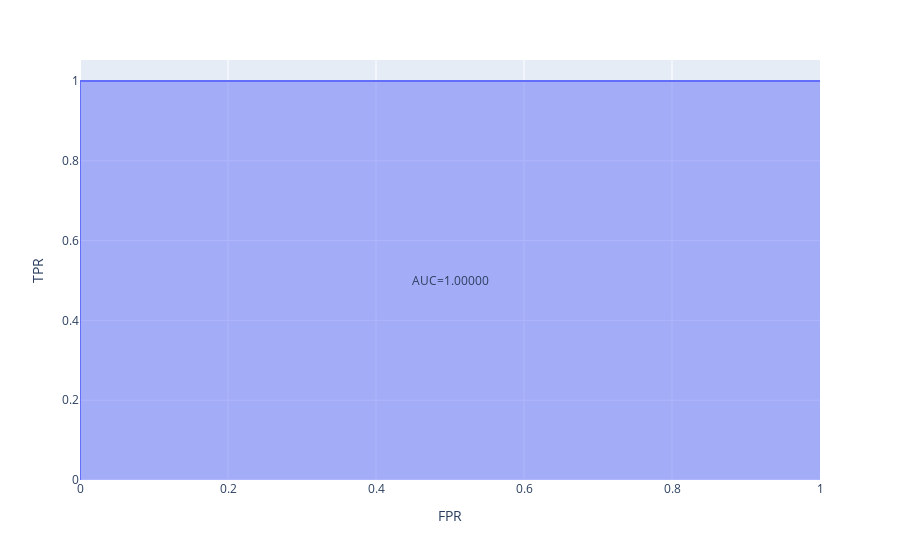

Write notebook code for a chart like this one.
### Code cell
final_model = get_final_model()

### Figure 1 — Plotly figure (JSON) as saved in the notebook; plotly's stock layout.template omitted (floating-point values rounded to 4 significant figures)
{"data": [{"customdata": [[null], [1], [1.0], [3.39e-05]], "fillpattern": {"shape": ""}, "hovertemplate": "FPR=%{x}<br>TPR=%{y}<br>Thresholds=%{customdata[0]}<extra></extra>", "legendgroup": "", "line": {"color": "#636efa"}, "marker": {"symbol": "circle"}, "mode": "lines", "name": "", "orientation": "v", "showlegend": false, "stackgroup": "1", "type": "scatter", "x": [0, 0, 0, 1], "xaxis": "x", "y": [0, 0.75, 1, 1], "yaxis": "y"}], "layout": {"annotations": [{"showarrow": false, "text": "AUC=1.00000", "x": 0.5, "y": 0.5}], "legend": {"tracegroupgap": 0}, "margin": {"t": 60}, "xaxis": {"anchor": "y", "domain": [0, 1], "title": {"text": "FPR"}}, "yaxis": {"anchor": "x", "domain": [0, 1], "title": {"text": "TPR"}}}}
